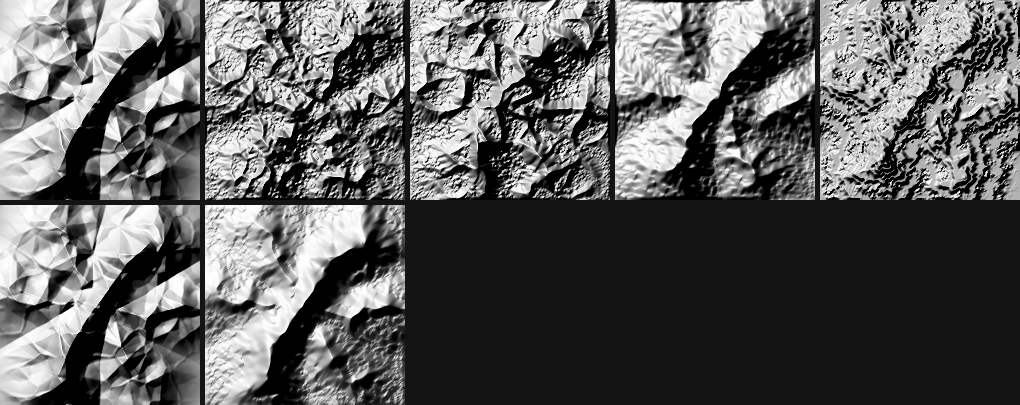

Generate this figure with Python:
"""Oracle-backed geological landforms (11-geological.md).

The pieces of `11` that have a decisive check: impact craters (Pike 1977 / Melosh 1989
morphology and the gravity pi-scaling), stratigraphy as a material coordinate + terracing,
folding as a warp of that coordinate, and karst sinkholes — the one place a pit is correct
and must NOT be filled (03). Deformations that only make sense as an eroded material stack
(salt diapirs, tower karst, relief inversion) stay in the reference as pseudocode; they have
no standalone deterministic oracle and are out of scope here.
"""
import numpy as np

import noise
import ops_filters
import scatter


def _smoothstep(lo, hi, x):
    t = np.clip((np.asarray(x, dtype=np.float64) - lo) / (hi - lo), 0.0, 1.0)
    return t * t * (3.0 - 2.0 * t)


# --------------------------------------------------------------------------- #
# impact craters (Pike 1977; Melosh 1989)
# --------------------------------------------------------------------------- #
def crater_diameter(energy, g, k=1.0, mu=0.55):
    """Gravity-regime pi-scaling (Melosh 1989): final diameter grows with impact energy and
    SHRINKS with gravity — the same energy digs a BIGGER crater at lower g. Exponents are the
    pi-group form (energy ~1/(2+mu), gravity ~ -mu/(2+mu)); the load-bearing fact is the sign
    of the gravity dependence (the off-Earth doctrine in SKILL.md)."""
    return k * energy ** (1.0 / (2.0 + mu)) * g ** (-mu / (2.0 + mu))


def impact_crater(h, cx, cy, D, cellsize=1.0, complex_D=3000.0):
    """Stamp a crater of diameter `D` (metres) centred at cell (cx, cy). Morphology per Pike:
    a paraboloid bowl to depth ~D/5, a raised rim ~0.04*D, an ejecta blanket thinning as r^-3,
    and — for D >= complex_D (the simple->complex transition, ~1/g) — a central rebound peak and
    a shallower floor. A crater without rim/ejecta/peak is a golf divot, not an impact (11)."""
    h = np.asarray(h, dtype=np.float64).copy()
    n, m = h.shape
    R = D / 2.0
    yy, xx = np.mgrid[0:n, 0:m].astype(np.float64)
    r = np.hypot((xx - cx) * cellsize, (yy - cy) * cellsize)

    complex_ = D >= complex_D
    depth = 0.2 * D * ((complex_D / D) ** 0.3 if complex_ else 1.0)   # shallower when complex
    rim = 0.04 * D

    inside = r < R
    prof = np.where(inside, -depth * (1.0 - (r / R) ** 2), 0.0)       # paraboloid bowl
    prof += rim * np.exp(-((r - R) / (0.15 * R)) ** 2)               # raised rim ring
    ejecta = rim * 0.5 * (np.maximum(r, R) / R) ** (-3.0)            # ejecta ~ r^-3
    prof += np.where((r >= R) & (r < 3.0 * R), ejecta, 0.0)
    if complex_:
        prof += np.where(inside, depth * 0.5 * np.exp(-(r / (0.18 * R)) ** 2), 0.0)  # central peak
    return h + prof


# --------------------------------------------------------------------------- #
# stratigraphy, terracing, folding
# --------------------------------------------------------------------------- #
def strat_coord(h, x, y, *, tilt=(0.0, 0.0), fold_amp=0.0, fold_dir=(1.0, 0.0),
                fold_freq=0.0, warp_amp=0.0, warp_wl=1.0, seed=0):
    """Stratigraphic coordinate: depth within the bed sequence (11). Horizontal beds -> strat =
    elevation; regional dip adds a linear term; folds add a sinusoid; fBm adds the irregularity
    real beds have. Erosion of `K(strat)` produces the landform, not a height op."""
    s = np.asarray(h, dtype=np.float64) + tilt[0] * x + tilt[1] * y
    if fold_amp:
        s = s + fold_amp * np.sin((fold_dir[0] * x + fold_dir[1] * y) * fold_freq)
    if warp_amp:
        s = s + warp_amp * noise.fbm(np.asarray(x) / warp_wl, np.asarray(y) / warp_wl, seed)
    return s


def bed_erodibility(strat, bed_table):
    """Map a stratigraphic coordinate to a bed property via an ordered `bed_table`
    [(thickness, value), ...], repeating with the sequence. Bed thicknesses must be non-uniform
    — even beds are the tell-tale of a fake (11). Feed the result to stream power / thermal."""
    strat = np.asarray(strat, dtype=np.float64)
    total = sum(t for t, _ in bed_table)
    sm = np.mod(strat, total)
    out = np.zeros_like(strat)
    acc = 0.0
    for t, v in bed_table:
        out = np.where((sm >= acc) & (sm < acc + t), v, out)
        acc += t
    return out


def terrace(h, levels, sharpness=2.0, warp_amp=0.0, warp_wl=1.0, cellsize=1.0, seed=0):
    """The terracing height op: quantise to `levels` bands, sharpness>1 giving flat treads and
    sharp risers. `warp_amp` warps BEFORE quantising so steps wander instead of following
    perfect contours (11). Belongs upstream of flow routing — quantising after erosion destroys
    the drainage."""
    h = np.asarray(h, dtype=np.float64)
    if warp_amp:
        n, m = h.shape
        yy, xx = np.mgrid[0:n, 0:m].astype(np.float64)
        h = h + warp_amp * noise.fbm(xx * cellsize / warp_wl, yy * cellsize / warp_wl, seed)
    q = h * levels
    f = _smoothstep(0.0, 1.0, (q - np.floor(q)) ** sharpness)
    return (np.floor(q) + f) / levels


# --------------------------------------------------------------------------- #
# fault/joint-controlled buttes & mesas (a placeable landform primitive)
# --------------------------------------------------------------------------- #
def fault_block_butte(shape, bx, by, br, bh, cellsize, seed=0, ecc=1.0, talus=0.42,
                      repose_tan=0.62, sides=6, fault=None, warp=0.12):
    """A caprock butte/mesa/jebel as height-above-plain (m): flat structural TOP, a near-vertical
    CLIFF, then a SHARP break of slope to a TALUS apron at the angle of repose. Cliff-foot-to-scree
    is the break-of-slope that reads as rock rather than a smoothed noise blob.

    The footprint is **fault/joint-controlled**, not radial: flat-lying sandstone fails along two
    near-orthogonal systematic joint sets, so real buttes are blocky polygons with straight faces and
    ~90° corners — never circles (NPS Arches/Canyonlands *The Needles*; Li et al. 2021; Narr & Suppe
    1991). The outline is a convex polygon = intersection of half-planes (`ops_filters.sd_convex_polygon`,
    10) at two orthogonal joint azimuths, with **cross joints spaced ~1.7× wider** (so blocks elongate
    along strike), small jitter to keep the corners square, and a low-amplitude **domain warp** so the
    joint traces read jagged, not ruler-straight. Pass `fault` (radians) to share one regional joint
    strike across several buttes so their faces align. Place, then combine with `np.maximum`/`smax` and
    run thermal erosion for the talus — the same "primitive → combine → erode" a Houdini/Gaea graph uses.
    `bx,by,br` in cells; `bh` in metres; `ecc` gives per-butte aspect variety; `talus` = height fraction
    in the scree apron."""
    n0, n1 = shape
    yy, xx = np.mgrid[0:n0, 0:n1].astype(np.float64)
    rng = np.random.default_rng(seed)
    R = br * cellsize                                                        # nominal footprint radius (m)
    dx = (xx - bx) * cellsize
    dy = (yy - by) * cellsize / ecc                                          # per-butte aspect variety
    wx = noise.fbm(xx / 7.0, yy / 7.0, seed, octaves=4)                      # jagged fault traces (warp << spacing)
    wy = noise.fbm(xx / 7.0 + 5.0, yy / 7.0 + 5.0, seed + 1, octaves=4)
    dx = dx + warp * R * wx
    dy = dy + warp * R * wy
    base_ang = rng.uniform(0.0, np.pi) if fault is None else fault           # regional joint strike
    normals, offsets = [], []                                               # a CLOSED block: the four faces step
    for k in range(sides):                                                   # by 90° (two orthogonal joint sets),
        a = base_ang + (np.pi / 2.0) * k + rng.uniform(-0.18, 0.18)          # small jitter keeps ~90° corners
        spacing = 1.7 if (k % 2) else 1.0                                    # cross joints ~1.8x wider -> elongated
        normals.append((np.cos(a), np.sin(a)))
        offsets.append(R * spacing * rng.uniform(0.74, 1.12))              # irregular, off-centre edge offsets
    d = ops_filters.sd_convex_polygon(dx, dy, normals, offsets)             # grounded SDF primitive (10)
    th = talus * bh                                                         # scree-apron height (m)
    tr = th / repose_tan                                                    # apron run length at repose (m)
    cw = 1.4 * cellsize                                                     # cliff width (m) -> near vertical
    prof = np.where(d <= 0.0, bh,                                           # inside the fault block: flat top
                    np.where(d <= cw, bh - (bh - th) * d / cw,              # near-vertical cliff
                             np.where(d <= cw + tr, th * (1.0 - (d - cw) / tr), 0.0)))  # repose talus
    prof = np.maximum(prof, 0.0)
    tal = (d > cw) & (d <= cw + tr)                                         # roughen the scree (not a smooth cone)
    prof = prof + tal * noise.fbm(xx / 5.0, yy / 5.0, seed + 2, octaves=3) * 0.03 * bh
    lip = np.clip(1.0 - np.abs(d) / (0.8 * cellsize), 0.0, 1.0) * 0.05 * bh  # resistant caprock rim
    return np.maximum(prof + lip * (d <= cw), 0.0)                           # height-above-plain (>= 0)


# --------------------------------------------------------------------------- #
# mountain generator (a placeable feature primitive — Gaea's "Mountain" node)
# --------------------------------------------------------------------------- #
# Gaea's Mountain node styles. The organized (non-noisy) look comes from a MODULATED
# VORONOI ridge network — cell EDGES are ridgelines, cell INTERIORS are valleys — broken
# by a domain distortion into natural spurs (QuadSpinner docs: "modulated Voronoi + distortion",
# the eroded look baked into the primitive, NOT a downstream erosion sim). The style then shapes
# that network: sharpness of crests, drainage-cell count, warp, and a talus pass for weathering.
_MOUNTAIN_STYLES = {
    #           cells warp  relief spur crest  erode talus repose terr
    "basic":  dict(cells=4.0, warp=0.30, relief=0.55, spur=0.28, crest=1.15, erode=0.00, talus=0,  repose=0.95, terr=0),
    "eroded": dict(cells=5.0, warp=0.55, relief=0.66, spur=0.40, crest=1.35, erode=0.15, talus=4,  repose=0.72, terr=0),
    "alpine": dict(cells=3.6, warp=0.42, relief=0.74, spur=0.44, crest=1.70, erode=0.12, talus=7,  repose=1.15, terr=0),
    "old":    dict(cells=5.6, warp=0.62, relief=0.44, spur=0.30, crest=1.05, erode=0.20, talus=14, repose=0.42, terr=0),
    "strata": dict(cells=4.4, warp=0.34, relief=0.52, spur=0.30, crest=1.20, erode=0.13, talus=4,  repose=0.72, terr=8),
}


def _talus_relax(h, repose_tan, iters, cellsize, factor=0.5):
    """Fast vectorised thermal/talus relaxation (Musgrave 1989): move above-repose material to
    lower 4-neighbours. Torus-periodic (np.roll) so mass is conserved exactly; the massif margins
    are ~0 so the wrap never carries real material across. The tested `erosion_thermal.thermal_erosion`
    is the reference; this is its vectorised twin for baking weathering into the primitive cheaply."""
    h = np.array(h, dtype=np.float64)
    thr = repose_tan * cellsize
    for _ in range(int(iters)):
        delta = np.zeros_like(h)
        for si, sj in ((1, 0), (-1, 0), (0, 1), (0, -1)):
            nb = np.roll(np.roll(h, -si, 0), -sj, 1)                         # neighbour value at (i+si, j+sj)
            flux = factor * 0.25 * np.maximum((h - nb) - thr, 0.0)           # cell exceeds repose -> shed
            delta -= flux
            delta += np.roll(np.roll(flux, si, 0), sj, 1)                    # neighbour receives it
        h += delta
    return h


def mountain(shape, cellsize, *, seed=0, n_ridges=3, height=1600.0, reach_frac=0.34,
             style="eroded", cells=None, warp=None, relief=None):
    """A MOUNTAIN feature primitive — the "Mountain" generator node an artist places (Gaea's Mountain;
    Génévaux et al. 2015 *Terrain Modelling from Feature Primitives*; Guérin et al. 2016). NOT thresholded
    isotropic noise (which reads as "noise on a lump"): the eroded, drainage-organised look is baked in via
    a **modulated Voronoi ridge network** the way Gaea builds it — Worley cell *edges* form the ridgelines and
    cell *interiors* the valleys, then a **domain distortion** breaks the cell regularity into natural spurs and
    drainages. A wandering ridge-crest **skeleton** (a polyline SDF) sets the overall concave-flank massif
    envelope (`n_ridges` crest lines unioned into a small range); the Voronoi network dissects it into a
    connected system of spurs and incised valleys; a talus pass weathers the faces.

    `style` matches Gaea's presets — **basic** (clean young massif), **eroded** (default; gullied, weathered),
    **alpine** (sharp high-relief aretes), **old** (subdued, rounded, low relief), **strata** (horizontal
    sedimentary banding). The primitive is "ready for further erosion" — place it, combine several
    (`np.maximum` / `ops_filters.smax`), then run a real hydraulic + thermal pass (see `main`). Returns height (m).
    `cells`/`warp`/`relief` override the style's drainage-cell count, distortion, and valley-incision depth."""
    n0, n1 = shape
    yy, xx = np.mgrid[0:n0, 0:n1].astype(np.float64)
    rng = np.random.default_rng(seed)
    st = _MOUNTAIN_STYLES.get(style, _MOUNTAIN_STYLES["eroded"])
    ncell = st["cells"] if cells is None else cells
    warpamt = st["warp"] if warp is None else warp
    relief = st["relief"] if relief is None else relief

    # 1) crest-skeleton envelope: a non-circular massif footprint (crest high, margins low).
    reach = reach_frac * max(n0, n1)                                         # flank half-width (cells)
    env = np.zeros(shape)
    for _ in range(int(n_ridges)):
        ang = rng.uniform(0.0, np.pi)                                        # crest orientation
        k = 6
        t = np.linspace(-1.0, 1.0, k)
        cx = 0.5 * n1 + 0.4 * n1 * np.cos(ang) * t                          # crest control points across the tile
        cy = 0.5 * n0 + 0.4 * n0 * np.sin(ang) * t
        perp = np.array([-np.sin(ang), np.cos(ang)])
        wob = np.cumsum(rng.normal(0.0, 0.05, k)); wob -= wob.mean()        # the crest wanders (non-straight)
        cx += perp[0] * wob * n1; cy += perp[1] * wob * n0
        d = np.full(shape, np.inf)
        for a in range(k - 1):
            d = np.minimum(d, ops_filters.sd_segment(xx, yy, cx[a], cy[a], cx[a + 1], cy[a + 1]))
        env = np.maximum(env, (0.7 + 0.6 * rng.random()) * np.clip(1.0 - d / reach, 0.0, 1.0) ** 1.6)

    # 2) modulated-Voronoi RIDGE NETWORK (the organized, non-noisy dissection Gaea's Mountain is built on).
    u = xx / max(n0, n1) * ncell                                            # ~ncell drainage cells across the tile
    v = yy / max(n0, n1) * ncell
    # Two-scale domain distortion: a COARSE bend curves the ridgelines off Voronoi's straight cell edges,
    # a FINER warp adds spurs. Without it the cells read as geometric polygons rather than mountain flanks.
    wx = (noise.fbm(u * 0.35, v * 0.35, seed + 3, octaves=4)
          + 0.5 * noise.fbm(u * 0.9, v * 0.9, seed + 13, octaves=4))
    wy = (noise.fbm(u * 0.35 + 4.7, v * 0.35 + 2.3, seed + 4, octaves=4)
          + 0.5 * noise.fbm(u * 0.9 + 1.9, v * 0.9 + 6.1, seed + 14, octaves=4))
    u2, v2 = u + warpamt * wx, v + warpamt * wy
    edge = noise.worley(u2, v2, seed + 1, kind="f2f1")                       # ~0 at cell boundaries, large inside
    net = 1.0 - edge / (np.percentile(edge, 98) + 1e-9)                      # -> ~1 on the ridgelines (cell edges)
    edge2 = noise.worley(u2 * 2.0, v2 * 2.0, seed + 8, kind="f2f1")          # finer octave: sub-ridges / spurs
    net2 = 1.0 - edge2 / (np.percentile(edge2, 98) + 1e-9)
    ridges = np.clip((1.0 - st["spur"]) * net + st["spur"] * net2, 0.0, 1.0) ** st["crest"]

    # 3) incise the massif: crest sits at the envelope, valleys drop `relief` below it.
    h = height * env * ((1.0 - relief) + relief * ridges)

    # 4) bake the weathering the style implies. A modest droplet (hydraulic) pass turns the Voronoi
    #    cell skeleton into a DENDRITIC drainage network — the step that reads as "eroded mountain"
    #    rather than "crumpled Voronoi" — exactly what Gaea's Eroded/Old presets fold in (the primitive
    #    is still "ready for" a heavier erosion pass afterwards). Then a talus pass relaxes faces to repose,
    #    and strata banding is quantised onto the eroded surface (so bands sit on real slopes).
    if st["erode"] > 0.0:
        import erosion_droplet
        h = erosion_droplet.droplet_erode(h, n_droplets=int(st["erode"] * n0 * n1),
                                          seed=seed + 11, brush_radius=2)
    if st["talus"]:
        h = _talus_relax(h, st["repose"], st["talus"], cellsize, factor=0.5)
    if st["terr"]:
        peak = h.max()
        if peak > 0.0:
            h = terrace(h / peak, st["terr"], sharpness=2.4, warp_amp=0.03,   # warp a HEIGHT-NORMALISED field
                        warp_wl=max(n0, n1) * cellsize / 6.0, cellsize=cellsize, seed=seed + 5) * peak
    return h


def fold(h, x, y, amp, direction=(1.0, 0.0), freq=0.0, phase=0.0):
    """A sinusoidal fold train added to the (stratigraphic) coordinate. Fold beds, THEN erode,
    and erosion through an anticline crest exposes older beds in a bullseye — free, unauthorable."""
    return np.asarray(h, dtype=np.float64) + amp * np.sin(
        (direction[0] * np.asarray(x) + direction[1] * np.asarray(y)) * freq + phase)


def anticline(h, x, y, amp, axis_point, axis_normal, sigma):
    """A single anticline (up-fold) as a Gaussian ridge across the fold axis."""
    d = (np.asarray(x) - axis_point[0]) * axis_normal[0] \
        + (np.asarray(y) - axis_point[1]) * axis_normal[1]
    return np.asarray(h, dtype=np.float64) + amp * np.exp(-d * d / (2.0 * sigma * sigma))


# --------------------------------------------------------------------------- #
# karst — the depression-handling exception
# --------------------------------------------------------------------------- #
def karst_sinkholes(h, soluble_mask, cellsize=1.0, spacing=None, depth=5.0,
                    radius=None, seed=0):
    """Carve dolines (sinkholes) at blue-noise points that fall on soluble rock. Returns
    (h, sink_mask). The sink_mask marks pits that must NOT be filled (03): in karst the water
    genuinely goes underground and leaves the surface network — the one case a pit is correct."""
    h = np.asarray(h, dtype=np.float64).copy()
    soluble_mask = np.asarray(soluble_mask, dtype=np.float64)
    n, m = h.shape
    if spacing is None:
        spacing = 8.0 * cellsize
    if radius is None:
        radius = 3.0 * cellsize
    pts = scatter.poisson_disk(m * cellsize, n * cellsize, spacing, seed)
    yy, xx = np.mgrid[0:n, 0:m].astype(np.float64)
    sink_mask = np.zeros((n, m), dtype=bool)
    for x, y in pts:
        j, i = int(x / cellsize), int(y / cellsize)
        if 0 <= i < n and 0 <= j < m and soluble_mask[i, j] > 0.5:
            r = np.hypot((xx - j) * cellsize, (yy - i) * cellsize)
            h -= depth * np.clip(1.0 - r / radius, 0.0, 1.0)
            sink_mask |= r < radius
    return h, sink_mask


def main():
    """Demo the `mountain` feature primitive (the "Mountain" generator node). Top row: Gaea's five
    styles (basic | eroded | alpine | old | strata) — the drainage-organised look is baked into the
    primitive (modulated Voronoi + distortion), no erosion sim yet. Bottom row: the workflow — place
    the primitive, then run a REAL hydraulic + thermal pass. -> landforms.png."""
    import erosion_droplet
    import erosion_thermal
    import render
    n, cell = 200, 26.0
    styles = ["basic", "eroded", "alpine", "old", "strata"]
    pad = np.full((n, 5, 3), 20, np.uint8)
    tiles = []
    for s in styles:
        tiles.append(render.hillshade(mountain((n, n), cell, seed=3, n_ridges=3, height=1900.0, style=s), cell))
    top = np.hstack([t for pair in zip(tiles, [pad] * len(tiles)) for t in pair][:-1])

    h = mountain((n, n), cell, seed=3, n_ridges=3, height=1900.0, style="basic")
    he = erosion_droplet.droplet_erode(h, n_droplets=55 * n, seed=3, brush_radius=2)
    he = erosion_thermal.thermal_erosion(he, 0.7, 14, cell, factor=0.12)
    blank = np.full_like(tiles[0], 20)
    bottom = np.hstack([render.hillshade(h, cell), pad, render.hillshade(he, cell), pad, blank, pad, blank, pad, blank])
    gap = np.full((5, top.shape[1], 3), 20, np.uint8)
    render.write_png("landforms.png", np.vstack([top, gap, bottom]))
    print(f"wrote landforms.png — Mountain node styles (top) + place→erode (bottom), eroded relief {np.ptp(he):.0f} m")


if __name__ == "__main__":
    main()
